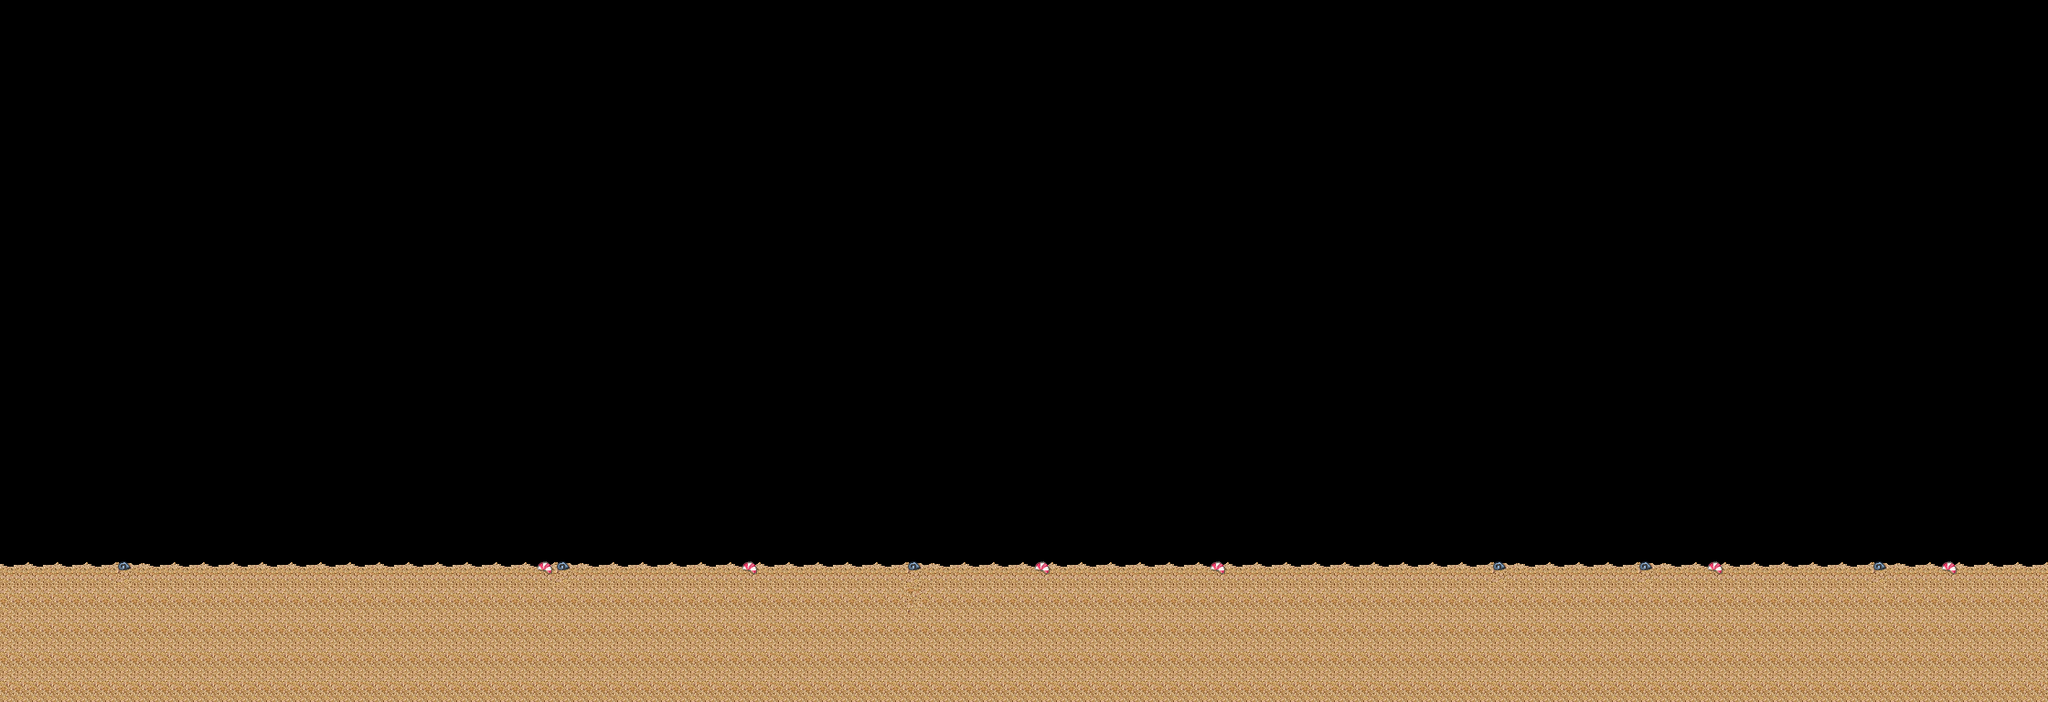

Rendered tile map (Tiled .tmx) drawn with the repository's tilesets; below, a short description and the map source with its tile grids summarised:
An orthogonal 70x24 tile map with 32x32 px tiles, 3 tile layers (platform, background, wall), 5 tilesets and 2 objects (playerSpawn, monsterSpawn).

<map version="1.0" orientation="orthogonal" width="70" height="24" tilewidth="32" tileheight="32">
 <properties>
  <property name="ID" value="6" />
  <property name="zone" value="1" />
 </properties>
 <tileset firstgid="1" name="bottom1" tilewidth="32" tileheight="32">
  <image source="forest/bottom1.png" width="32" height="32" />
 </tileset>
 <tileset firstgid="2" name="grassTile1" tilewidth="32" tileheight="32">
  <image source="forest/grassTile1.png" width="32" height="32" />
 </tileset>
 <tileset firstgid="3" name="tile1" tilewidth="32" tileheight="32">
  <image source="forest/tile1.png" width="32" height="32" />
 </tileset>
 <tileset firstgid="4" name="bottom2" tilewidth="32" tileheight="32">
  <image source="forest/bottom2.png" width="32" height="32" />
 </tileset>
 <tileset firstgid="5" name="beach_platform" tilewidth="32" tileheight="32">
  <image source="forest/beach_platform.png" width="160" height="96" />
 </tileset>
 <layer name="platform" width="70" height="24">
  <data>[1680 cells, 0 non-empty, 0 distinct tile ids]</data>
 </layer>
 <objectgroup name="spawns" width="70" height="24">
  <object name="playerSpawn" x="20" y="463" width="89" height="146">
   <properties>
    <property name="spawnID" value="0" />
   </properties>
  </object>
  <object name="monsterSpawn" x="1495" y="449" width="94" height="157">
   <properties>
    <property name="spawnID" value="1" />
   </properties>
  </object>
 </objectgroup>
 <layer name="background" width="70" height="24">
  <data>[1680 cells, 0 non-empty, 0 distinct tile ids]</data>
 </layer>
 <layer name="wall" width="70" height="24">
  <data>[1680 cells, 350 non-empty, 6 distinct tile ids]</data>
 </layer>
</map>
